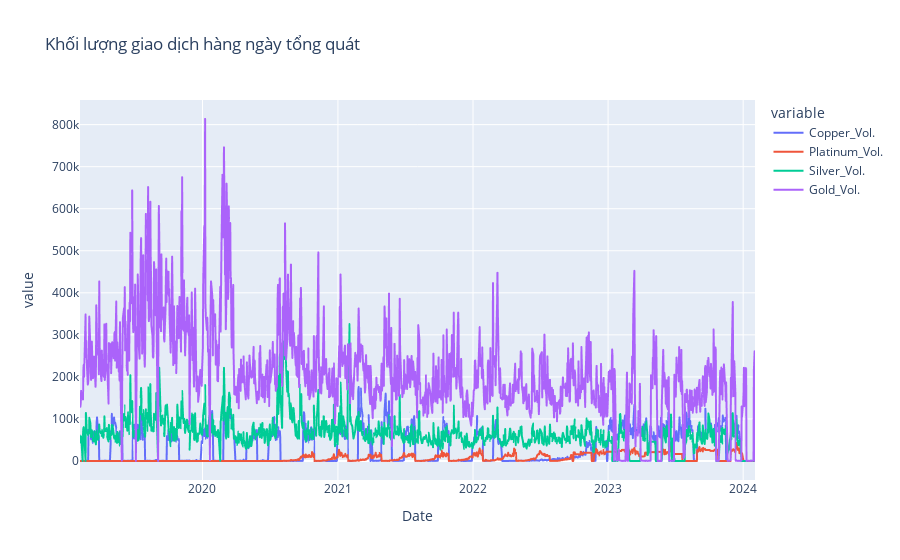

Source (notebook cell):
### Code cell
fig = px.line(data_frame=df_volume,title='Khối lượng giao dịch hàng ngày tổng quát')
fig.show()

### Figure 1 — Plotly figure (JSON) as saved in the notebook; plotly's stock layout.template omitted (floating-point values rounded to 4 significant figures; data arrays with more than 128 entries replaced by an {"elided": "..."} marker saying what was removed)
{"data": [{"hovertemplate": "variable=Copper_Vol.<br>Date=%{x}<br>value=%{y}<extra></extra>", "legendgroup": "Copper_Vol.", "line": {"color": "#636efa", "dash": "solid"}, "marker": {"symbol": "circle"}, "mode": "lines", "name": "Copper_Vol.", "showlegend": true, "type": "scattergl", "x": {"elided": "1243 str values"}, "xaxis": "x", "y": {"elided": "1243 float values"}, "yaxis": "y"}, {"hovertemplate": "variable=Platinum_Vol.<br>Date=%{x}<br>value=%{y}<extra></extra>", "legendgroup": "Platinum_Vol.", "line": {"color": "#EF553B", "dash": "solid"}, "marker": {"symbol": "circle"}, "mode": "lines", "name": "Platinum_Vol.", "showlegend": true, "type": "scattergl", "x": {"elided": "1243 str values"}, "xaxis": "x", "y": {"elided": "1243 float values"}, "yaxis": "y"}, {"hovertemplate": "variable=Silver_Vol.<br>Date=%{x}<br>value=%{y}<extra></extra>", "legendgroup": "Silver_Vol.", "line": {"color": "#00cc96", "dash": "solid"}, "marker": {"symbol": "circle"}, "mode": "lines", "name": "Silver_Vol.", "showlegend": true, "type": "scattergl", "x": {"elided": "1243 str values"}, "xaxis": "x", "y": {"elided": "1243 float values"}, "yaxis": "y"}, {"hovertemplate": "variable=Gold_Vol.<br>Date=%{x}<br>value=%{y}<extra></extra>", "legendgroup": "Gold_Vol.", "line": {"color": "#ab63fa", "dash": "solid"}, "marker": {"symbol": "circle"}, "mode": "lines", "name": "Gold_Vol.", "showlegend": true, "type": "scattergl", "x": {"elided": "1243 str values"}, "xaxis": "x", "y": {"elided": "1243 float values"}, "yaxis": "y"}], "layout": {"legend": {"title": {"text": "variable"}, "tracegroupgap": 0}, "title": {"text": "Khối lượng giao dịch hàng ngày tổng quát"}, "xaxis": {"anchor": "y", "domain": [0, 1], "title": {"text": "Date"}}, "yaxis": {"anchor": "x", "domain": [0, 1], "title": {"text": "value"}}}}
